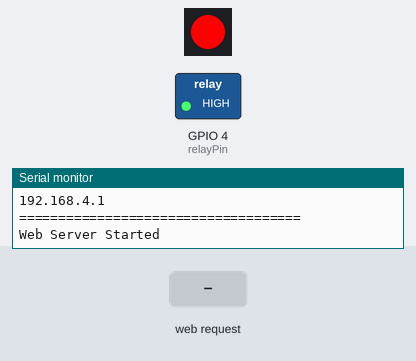
Simulated run of this sketch. Board: ESP32-S3. Parts: 1 RGB LEDs in strip order, left to right, switched loads named in the sketch (green lamp = pin HIGH), the last lines printed to the serial monitor. The inputs (shaded band) are chosen by the test bench.

Above: at 2.2 s.
2.3 s: HTTP request GET /ON received
At 2.8 s:
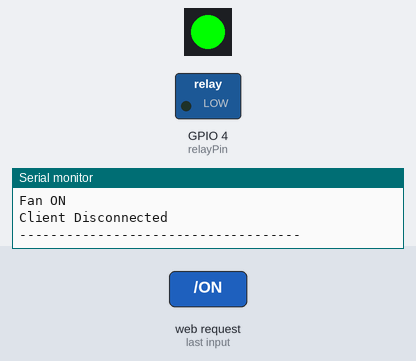
3.8 s: HTTP request GET /OFF received
At 5.1 s:
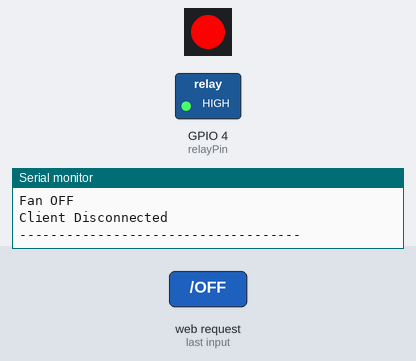
Timing chart, 0 to 6.8 s (numbered marks = the images above; inputs shaded):
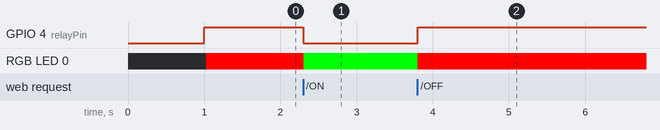

The sketch:

Web_Server_Control.ino
```cpp
/*
  ---------------------------------------------------------
  Project         : ESP32 Web Server Fan Control
  Youtube Channel : @AmithLabs
  Author          : Amith Wijekoon
  ---------------------------------------------------------

  This ESP32 project demonstrates a simple wireless
  fan ON / OFF control system using a web server.

  The ESP32 creates its own WiFi Access Point (AP Mode),
  so no external WiFi router is needed.

  When a mobile phone connects to the ESP32 WiFi and opens
  the IP address in a browser, a control webpage appears.

  Pressing:
    TURN ON  -> Fan turns ON
    TURN OFF -> Fan turns OFF

  A relay module is used to control the fan safely.

  The onboard RGB LED (NeoPixel) is also used as a
  status indicator:

    RED   -> Fan OFF
    GREEN -> Fan ON

  This project is ideal for learning:

  - ESP32 Web Server (ESP32-S3-DevKitC-1)
  - Access Point (AP Mode)
  - Relay Control
  - Mobile Browser Control
  - RGB LED Status Indication
  - Smart Home Basics

  ---------------------------------------------------------
  Hardware Connections (ESP32-S3-DevKitC-1)
  ---------------------------------------------------------

  Relay Module
    Relay IN   -> GPIO 4
    Relay VCC  -> 5V
    Relay GND  -> GND

  Fan Connection (Example using Relay)
    Power (+)  -> Relay COM
    Relay NO   -> Fan Positive
    Fan (-)    -> Power Supply Negative

  Onboard RGB LED
    Built-in NeoPixel LED
    Controlled by GPIO 48

  ---------------------------------------------------------
*/

#include <WiFi.h>
#include <Adafruit_NeoPixel.h>

//
// =====================================================
// WiFi Access Point Settings
// =====================================================
//
// This is the WiFi name and password created by ESP32.
// Your mobile phone should connect to this WiFi.
//

const char* ap_ssid = "ESP32_FAN_CONTROL";
const char* ap_password = "12345678";

//
// =====================================================
// Relay Pin
// =====================================================
//
// Relay input pin connected to ESP32 GPIO 4
//

const int relayPin = 4;

//
// =====================================================
// Onboard RGB LED (NeoPixel)
// =====================================================
//
// This ESP32-S3 board has an onboard addressable RGB LED
// driven by GPIO 48.
//
// LED_COUNT = only 1 LED on board
//

#define LED_PIN   48
#define LED_COUNT 1

//
// Create NeoPixel object
//

Adafruit_NeoPixel rgbLed(
  LED_COUNT,
  LED_PIN,
  NEO_GRB + NEO_KHZ800
);

//
// =====================================================
// Web Server Port
// =====================================================
//
// Port 80 = default HTTP web server port
//

WiFiServer server(80);

//
// =====================================================
// setup()
// =====================================================
//
// This runs only once when ESP32 starts
//

void setup() {

  //
  // Start Serial Monitor
  //

  Serial.begin(115200);
  delay(1000);

  //
  // =================================================
  // Relay Setup
  // =================================================
  //

  pinMode(relayPin, OUTPUT);

  //
  // Most relay modules are ACTIVE LOW
  //
  // HIGH = Relay OFF = Fan OFF
  // LOW  = Relay ON  = Fan ON
  //

  digitalWrite(relayPin, HIGH);

  //
  // =================================================
  // RGB LED Setup
  // =================================================
  //

  rgbLed.begin();

  //
  // Apply current LED state
  //

  rgbLed.show();

  //
  // Default startup condition:
  //
  // Fan OFF -> RED LED
  //

  rgbLed.setPixelColor(
    0,
    rgbLed.Color(255, 0, 0)
  );

  rgbLed.show();

  //
  // =================================================
  // Serial Monitor Startup Message
  // =================================================
  //

  Serial.println();
  Serial.println("====================================");
  Serial.println("ESP32 Fan Control Starting...");
  Serial.println("====================================");

  //
  // =================================================
  // Start ESP32 WiFi Access Point
  // =================================================
  //
  // ESP32 creates its own WiFi network
  //

  WiFi.softAP(ap_ssid, ap_password);

  //
  // Get ESP32 default AP IP address
  // Usually: 192.168.4.1
  //

  IPAddress IP = WiFi.softAPIP();

  Serial.println("WiFi Access Point Started!");

  Serial.print("WiFi Name (SSID): ");
  Serial.println(ap_ssid);

  Serial.print("Password: ");
  Serial.println(ap_password);

  Serial.print("ESP32 IP Address: ");
  Serial.println(IP);

  Serial.println("====================================");
  Serial.println("Connect your phone to ESP32 WiFi");
  Serial.println("Then open browser and type:");
  Serial.println(IP);
  Serial.println("====================================");

  //
  // =================================================
  // Start Web Server
  // =================================================
  //

  server.begin();

  Serial.println("Web Server Started");
}

//
// =====================================================
// loop()
// =====================================================
//
// This runs continuously forever
//

void loop() {

  //
  // Check if a new browser client is connected
  //

  WiFiClient client = server.available();

  //
  // If client exists
  //

  if (client) {

    Serial.println("New Client Connected");

    //
    // Read browser request
    //
    // Example:
    // GET /ON HTTP/1.1
    //

    String request = client.readStringUntil('\r');

    Serial.println(request);

    //
    // Clear remaining data
    //

    client.flush();

    //
    // =================================================
    // TURN ON Button Action
    // =================================================
    //

    if (request.indexOf("/ON") != -1) {

      //
      // Relay ON -> Fan ON
      //

      digitalWrite(relayPin, LOW);

      //
      // RGB LED -> GREEN
      //

      rgbLed.setPixelColor(
        0,
        rgbLed.Color(0, 255, 0)
      );

      rgbLed.show();

      Serial.println("Fan ON");
    }

    //
    // =================================================
    // TURN OFF Button Action
    // =================================================
    //

    if (request.indexOf("/OFF") != -1) {

      //
      // Relay OFF -> Fan OFF
      //

      digitalWrite(relayPin, HIGH);

      //
      // RGB LED -> RED
      //

      rgbLed.setPixelColor(
        0,
        rgbLed.Color(255, 0, 0)
      );

      rgbLed.show();

      Serial.println("Fan OFF");
    }

    //
    // =================================================
    // Send HTML Webpage to Browser
    // =================================================
    //

    client.println("HTTP/1.1 200 OK");
    client.println("Content-type:text/html; charset=UTF-8");
    client.println("Connection: close");
    client.println();

    client.println("<!DOCTYPE html>");
    client.println("<html>");

    //
    // =================================================
    // HEAD Section
    // =================================================
    //

    client.println("<head>");

    client.println("<meta charset='UTF-8'>");
    client.println("<meta name='viewport' content='width=device-width, initial-scale=1'>");

    client.println("<title>ESP32 Fan Control</title>");

    //
    // =================================================
    // CSS Styling
    // =================================================
    //

    client.println("<style>");

    //
    // Full page background
    //

    client.println("body {");
    client.println("  margin: 0;");
    client.println("  padding: 0;");
    client.println("  font-family: Arial, sans-serif;");
    client.println("  text-align: center;");
    client.println("  background: linear-gradient(to bottom, #081b5a, #1f4d8f);");
    client.println("  color: white;");
    client.println("}");

    //
    // Main title
    //

    client.println("h1 {");
    client.println("  margin-top: 40px;");
    client.println("  font-size: 42px;");
    client.println("  font-weight: bold;");
    client.println("}");

    //
    // Subtitle
    //

    client.println("h2 {");
    client.println("  font-size: 30px;");
    client.println("  color: #7fdfff;");
    client.println("  margin-bottom: 35px;");
    client.println("}");

    //
    // Fan emoji section
    //

    client.println(".fan {");
    client.println("  font-size: 90px;");
    client.println("  margin-bottom: 40px;");
    client.println("}");

    //
    // Button common style
    //

    client.println(".btn {");
    client.println("  width: 320px;");
    client.println("  padding: 24px;");
    client.println("  font-size: 30px;");
    client.println("  font-weight: bold;");
    client.println("  border: none;");
    client.println("  border-radius: 18px;");
    client.println("  margin: 18px;");
    client.println("  cursor: pointer;");
    client.println("  color: white;");
    client.println("  box-shadow: 0 8px 18px rgba(0,0,0,0.35);");
    client.println("}");

    //
    // Green ON button
    //

    client.println(".on {");
    client.println("  background: linear-gradient(to bottom, #59d92c, #2ecc71);");
    client.println("}");

    //
    // Red OFF button
    //

    client.println(".off {");
    client.println("  background: linear-gradient(to bottom, #ff4d3b, #e53935);");
    client.println("}");

    //
    // Remove underline from links
    //

    client.println("a {");
    client.println("  text-decoration: none;");
    client.println("}");

    //
    // Footer text
    //

    client.println("p {");
    client.println("  margin-top: 40px;");
    client.println("  font-size: 28px;");
    client.println("  color: #d9e6ff;");
    client.println("}");

    client.println("</style>");
    client.println("</head>");

    //
    // =================================================
    // BODY Section
    // =================================================
    //

    client.println("<body>");

    //
    // Page title
    //

    client.println("<h1>ESP32 Web Server</h1>");
    client.println("<h2>Fan ON / OFF Control</h2>");

    //
    // Fan icon section
    //

    client.println("<div class='fan'>🌀⚡</div>");

    //
    // TURN ON button
    //

    client.println("<a href='/ON'>");
    client.println("<button class='btn on'>🟢 TURN ON</button>");
    client.println("</a><br>");

    //
    // TURN OFF button
    //

    client.println("<a href='/OFF'>");
    client.println("<button class='btn off'>🔴 TURN OFF</button>");
    client.println("</a>");

    //
    // Footer text
    //

    client.println("<p>AmithLabs</p>");

    client.println("</body>");
    client.println("</html>");
    client.println();

    //
    // =================================================
    // Close Client Connection
    // =================================================
    //

    client.stop();

    Serial.println("Client Disconnected");
    Serial.println("------------------------------------");
  }
}
```

Measured:
- after the input at 2.3 s, GPIO 4 (relayPin): HIGH → LOW at once; RGB LED 0: RGB(255, 0, 0) → RGB(0, 255, 0) at once
- after the input at 3.8 s, GPIO 4 (relayPin): LOW → HIGH at once; RGB LED 0: RGB(0, 255, 0) → RGB(255, 0, 0) at once
